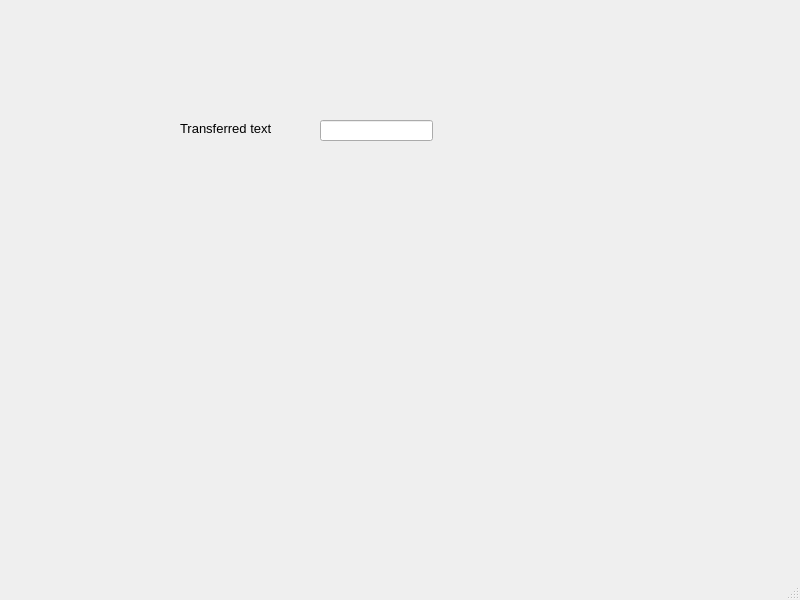
<?xml version="1.0" encoding="UTF-8"?>
<ui version="4.0">
 <class>secondWindow</class>
 <widget class="QMainWindow" name="secondWindow">
  <property name="geometry">
   <rect>
    <x>0</x>
    <y>0</y>
    <width>800</width>
    <height>600</height>
   </rect>
  </property>
  <property name="font">
   <font>
    <family>Arial</family>
    <pointsize>10</pointsize>
   </font>
  </property>
  <property name="windowTitle">
   <string>MainWindow</string>
  </property>
  <widget class="QWidget" name="centralwidget">
   <widget class="QLabel" name="lblTransferredText">
    <property name="geometry">
     <rect>
      <x>180</x>
      <y>120</y>
      <width>101</width>
      <height>16</height>
     </rect>
    </property>
    <property name="font">
     <font>
      <family>Arial</family>
      <pointsize>10</pointsize>
     </font>
    </property>
    <property name="text">
     <string>Transferred text</string>
    </property>
   </widget>
   <widget class="QLineEdit" name="txtTransferredText">
    <property name="geometry">
     <rect>
      <x>320</x>
      <y>120</y>
      <width>113</width>
      <height>21</height>
     </rect>
    </property>
   </widget>
  </widget>
  <widget class="QMenuBar" name="menubar">
   <property name="geometry">
    <rect>
     <x>0</x>
     <y>0</y>
     <width>800</width>
     <height>33</height>
    </rect>
   </property>
  </widget>
  <widget class="QStatusBar" name="statusbar"/>
 </widget>
 <resources/>
 <connections/>
</ui>
